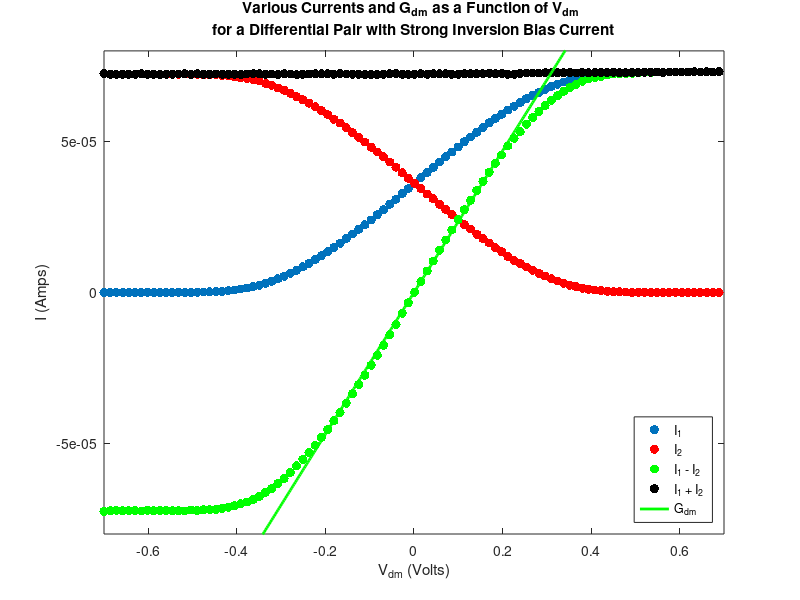

Here is the MATLAB script that generated this plot:
%Strong inversion current plotter
load('Exp2_Vb1_Data.mat');
interval = 5;
Vdm = linspace(-0.7,0.7,500);
Idm = Exp1_Vb1_V245_I1 - Exp1_Vb1_V245_I2;
Icm = Exp1_Vb1_V245_I1 + Exp1_Vb1_V245_I2;
I1 = Exp1_Vb1_V245_I1;
I2 = Exp1_Vb1_V245_I2;

%162 308
coeffs = polyfit(Vdm(162:308),Idm(162:308),1);

plot(Vdm(1:interval:end),I1(1:interval:end),'.','MarkerSize',20,'LineWidth',2); hold on;
plot(Vdm(1:interval:end),I2(1:interval:end),'r.','MarkerSize',20,'LineWidth',2);
plot(Vdm(1:interval:end),Idm(1:interval:end),'g.','MarkerSize',20,'LineWidth',2);
plot(Vdm(1:interval:end),Icm(1:interval:end),'k.','MarkerSize',20,'LineWidth',2);
plot(Vdm,Vdm*coeffs(1) + coeffs(2),'g','LineWidth',2);
xlim([-0.7 0.7]);
ylim([-8e-5 8e-5]);
legend('I_1','I_2','I_1 - I_2','I_1 + I_2','G_{dm}','Location','SouthEast');
xlabel('V_{dm} (Volts)');
ylabel('I (Amps)');
title({'Various Currents and G_{dm} as a Function of V_{dm} ';'for a Differential Pair with Strong Inversion Bias Current'});